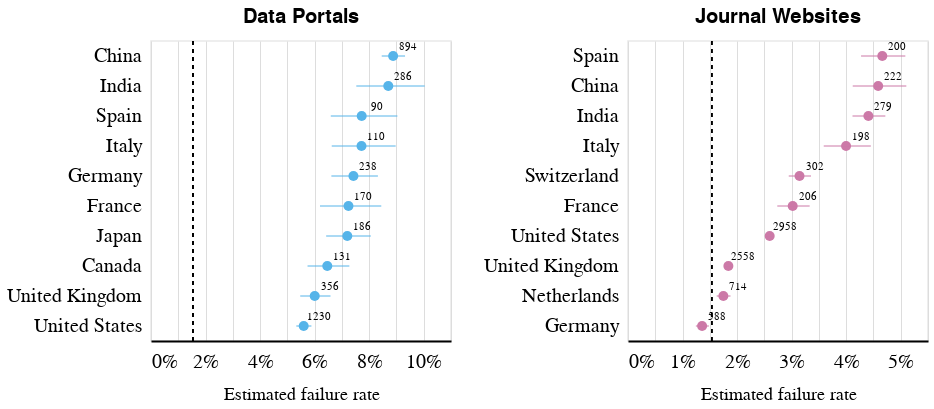

Notebook source saved alongside this figure:
### Code cell
base = alt.Chart(df_journal_continent_filtered).mark_circle(size=100, opacity=1).encode(
    alt.Y('country:N', title=None).sort(field="fail_rate_meta", op="max", order="descending"),
    alt.X('fail_rate_meta:Q', title='Estimated failure rate').axis(format='.0%'),
    alt.Color('web_type:N').scale(range=list(COLORS.values())).legend(None),
    # alt.Size('units:Q')
    # alt.Column('web_type:N')
).properties(
    height=300
)

error = base.mark_errorbar(

).encode(
    alt.X('ci_95L:Q', title='Estimated failure rate'),
    alt.X2('ci_95U:Q')
)

text = base.mark_text(
    dx=15,
    dy=-9
).encode(
    alt.Text('units'),
    color=alt.value('black')
)

gov = base.mark_rule(
    color='black',
    size=1,
    strokeDash=[4, 4]
).encode(
    alt.Y(),
    alt.X(f'baseline:Q', title='Estimated failure rate'),
    alt.Size(),
    alt.YOffset(),
    color=alt.value('black')
).transform_calculate(
    baseline=f"{GOV_EFR}"
)

plot = (base + error + text + gov)

plot = (
    plot.transform_filter("datum.web_type == 'Data Portals'").properties(title='Data Portals') |
    plot.transform_filter("datum.web_type == 'Journal Websites'").properties(title='Journal Websites')
)

# .facet(
#     alt.Column('web_type:N', title=None)
# ).resolve_scale(y='independent')

plot = apply_theme(plot)

plot

### Figure 1 — Vega-Lite specification as saved in the notebook (floating-point values rounded to 4 significant figures)
{"config": {"view": {"continuousWidth": 300, "continuousHeight": 300, "fill": "white", "stroke": "#E9E9E9", "strokeWidth": 1.5}, "axis": {"domainColor": "black", "domainWidth": 2, "labelFontSize": 20, "labelFontWeight": 400, "labelLimit": 1000, "labelPadding": 10, "tickColor": "white", "ticks": false, "titleFontSize": 18, "titleFontWeight": 400, "titlePadding": 14}, "axisX": {"labelAngle": 0}, "axisY": {"domain": false, "titleFontSize": 18}, "concat": {"spacing": 30}, "font": "Arial", "header": {"labelFontSize": 18, "labelFontWeight": 500, "labelOrient": "top", "titleFontSize": 20, "titleFontWeight": 600}, "legend": {"cornerRadius": 0, "fillColor": "white", "gradientLength": 50, "labelFontSize": 20, "labelFontWeight": 400, "orient": "right", "padding": 0, "strokeColor": "transparent", "symbolStrokeWidth": 2, "titleFontSize": 18, "titleFontWeight": 500, "titleOrient": "top"}, "point": {"size": 70}, "scale": {}, "title": {"align": "left", "anchor": "middle", "dy": -10, "fontSize": 20, "fontWeight": 600, "subtitleColor": "grey", "subtitleFontSize": 18, "subtitlePadding": 10}}, "hconcat": [{"layer": [{"mark": {"type": "circle", "opacity": 1, "size": 100}, "encoding": {"color": {"field": "web_type", "legend": null, "scale": {"range": ["#56B4E9", "#CC79A7", "#009E73"]}, "type": "nominal"}, "x": {"axis": {"format": ".0%"}, "field": "fail_rate_meta", "title": "Estimated failure rate", "type": "quantitative"}, "y": {"field": "country", "sort": {"field": "fail_rate_meta", "op": "max", "order": "descending"}, "title": null, "type": "nominal"}}}, {"mark": {"type": "errorbar"}, "encoding": {"color": {"field": "web_type", "legend": null, "scale": {"range": ["#56B4E9", "#CC79A7", "#009E73"]}, "type": "nominal"}, "x": {"field": "ci_95L", "title": "Estimated failure rate", "type": "quantitative"}, "x2": {"field": "ci_95U"}, "y": {"field": "country", "sort": {"field": "fail_rate_meta", "op": "max", "order": "descending"}, "title": null, "type": "nominal"}}}, {"mark": {"type": "text", "dx": 15, "dy": -9}, "encoding": {"color": {"value": "black"}, "text": {"field": "units", "type": "quantitative"}, "x": {"axis": {"format": ".0%"}, "field": "fail_rate_meta", "title": "Estimated failure rate", "type": "quantitative"}, "y": {"field": "country", "sort": {"field": "fail_rate_meta", "op": "max", "order": "descending"}, "title": null, "type": "nominal"}}}, {"mark": {"type": "rule", "color": "black", "size": 1, "strokeDash": [4, 4]}, "encoding": {"color": {"value": "black"}, "size": {}, "x": {"field": "baseline", "title": "Estimated failure rate", "type": "quantitative"}, "y": {}, "yOffset": {}}, "transform": [{"calculate": "0.015346", "as": "baseline"}]}], "height": 300, "title": "Data Portals", "transform": [{"filter": "datum.web_type == 'Data Portals'"}]}, {"layer": [{"mark": {"type": "circle", "opacity": 1, "size": 100}, "encoding": {"color": {"field": "web_type", "legend": null, "scale": {"range": ["#56B4E9", "#CC79A7", "#009E73"]}, "type": "nominal"}, "x": {"axis": {"format": ".0%"}, "field": "fail_rate_meta", "title": "Estimated failure rate", "type": "quantitative"}, "y": {"field": "country", "sort": {"field": "fail_rate_meta", "op": "max", "order": "descending"}, "title": null, "type": "nominal"}}}, {"mark": {"type": "errorbar"}, "encoding": {"color": {"field": "web_type", "legend": null, "scale": {"range": ["#56B4E9", "#CC79A7", "#009E73"]}, "type": "nominal"}, "x": {"field": "ci_95L", "title": "Estimated failure rate", "type": "quantitative"}, "x2": {"field": "ci_95U"}, "y": {"field": "country", "sort": {"field": "fail_rate_meta", "op": "max", "order": "descending"}, "title": null, "type": "nominal"}}}, {"mark": {"type": "text", "dx": 15, "dy": -9}, "encoding": {"color": {"value": "black"}, "text": {"field": "units", "type": "quantitative"}, "x": {"axis": {"format": ".0%"}, "field": "fail_rate_meta", "title": "Estimated failure rate", "type": "quantitative"}, "y": {"field": "country", "sort": {"field": "fail_rate_meta", "op": "max", "order": "descending"}, "title": null, "type": "nominal"}}}, {"mark": {"type": "rule", "color": "black", "size": 1, "strokeDash": [4, 4]}, "encoding": {"color": {"value": "black"}, "size": {}, "x": {"field": "baseline", "title": "Estimated failure rate", "type": "quantitative"}, "y": {}, "yOffset": {}}, "transform": [{"calculate": "0.015346", "as": "baseline"}]}], "height": 300, "title": "Journal Websites", "transform": [{"filter": "datum.web_type == 'Journal Websites'"}]}], "data": {"name": "data-d57b1316ac9e04e7afee6274de145737"}, "$schema": "https://vega.github.io/schema/vega-lite/v5.15.1.json", "datasets": {"data-d57b1316ac9e04e7afee6274de145737": [{"web_type": "Journal Websites", "continent": NaN, "country": "China", "publisher": "ALL", "fail_rate_meta": 0.04586, "se": 0.0572, "ci_95L": 0.0412, "ci_95U": 0.05103, "total_violations": 13431, "total_checks": 202079, "units": 222}, {"web_type": "Journal Websites", "continent": NaN, "country": "France", "publisher": "ALL", "fail_rate_meta": 0.0302, "se": 0.05162, "ci_95L": 0.02737, "ci_95U": 0.0333, "total_violations": 4139, "total_checks": 107387, "units": 206}, {"web_type": "Journal Websites", "continent": NaN, "country": "Germany", "publisher": "ALL", "fail_rate_meta": 0.01359, "se": 0.04541, "ci_95L": 0.01244, "ci_95U": 0.01483, "total_violations": 9177, "total_checks": 529796, "units": 588}, {"web_type": "Journal Websites", "continent": NaN, "country": "India", "publisher": "ALL", "fail_rate_meta": 0.04407, "se": 0.03645, "ci_95L": 0.04116, "ci_95U": 0.04718, "total_violations": 14738, "total_checks": 263617, "units": 279}, {"web_type": "Journal Websites", "continent": NaN, "country": "Italy", "publisher": "ALL", "fail_rate_meta": 0.03998, "se": 0.05732, "ci_95L": 0.03588, "ci_95U": 0.04452, "total_violations": 6736, "total_checks": 140968, "units": 198}, {"web_type": "Journal Websites", "continent": NaN, "country": "Netherlands", "publisher": "ALL", "fail_rate_meta": 0.01748, "se": 0.03753, "ci_95L": 0.01626, "ci_95U": 0.01879, "total_violations": 7861, "total_checks": 368039, "units": 714}, {"web_type": "Journal Websites", "continent": NaN, "country": "Spain", "publisher": "ALL", "fail_rate_meta": 0.04662, "se": 0.04654, "ci_95L": 0.04273, "ci_95U": 0.05085, "total_violations": 8325, "total_checks": 139738, "units": 200}, {"web_type": "Journal Websites", "continent": NaN, "country": "Switzerland", "publisher": "ALL", "fail_rate_meta": 0.03145, "se": 0.03417, "ci_95L": 0.02947, "ci_95U": 0.03355, "total_violations": 34009, "total_checks": 520312, "units": 302}, {"web_type": "Journal Websites", "continent": NaN, "country": "United Kingdom", "publisher": "ALL", "fail_rate_meta": 0.0184, "se": 0.02087, "ci_95L": 0.01768, "ci_95U": 0.01915, "total_violations": 41036, "total_checks": 1702472, "units": 2558}, {"web_type": "Journal Websites", "continent": NaN, "country": "United States", "publisher": "ALL", "fail_rate_meta": 0.02597, "se": 0.0155, "ci_95L": 0.02522, "ci_95U": 0.02675, "total_violations": 79790, "total_checks": 1891560, "units": 2958}, {"web_type": "Data Portals", "continent": NaN, "country": "Canada", "publisher": null, "fail_rate_meta": 0.06464, "se": 0.06456, "ci_95L": 0.0574, "ci_95U": 0.07273, "total_violations": 6052, "total_checks": 138919, "units": 131}, {"web_type": "Data Portals", "continent": NaN, "country": "China", "publisher": null, "fail_rate_meta": 0.08878, "se": 0.02696, "ci_95L": 0.08459, "ci_95U": 0.09315, "total_violations": 27342, "total_checks": 426684, "units": 894}, {"web_type": "Data Portals", "continent": NaN, "country": "France", "publisher": null, "fail_rate_meta": 0.0724, "se": 0.0851, "ci_95L": 0.06197, "ci_95U": 0.08444, "total_violations": 17833, "total_checks": 136915, "units": 170}, {"web_type": "Data Portals", "continent": NaN, "country": "Germany", "publisher": null, "fail_rate_meta": 0.07422, "se": 0.06324, "ci_95L": 0.06614, "ci_95U": 0.0832, "total_violations": 8458, "total_checks": 244371, "units": 238}, {"web_type": "Data Portals", "continent": NaN, "country": "India", "publisher": null, "fail_rate_meta": 0.08701, "se": 0.08036, "ci_95L": 0.07528, "ci_95U": 0.1004, "total_violations": 10061, "total_checks": 155171, "units": 286}, {"web_type": "Data Portals", "continent": NaN, "country": "Italy", "publisher": null, "fail_rate_meta": 0.07718, "se": 0.08372, "ci_95L": 0.06627, "ci_95U": 0.08971, "total_violations": 2376, "total_checks": 46536, "units": 110}, {"web_type": "Data Portals", "continent": NaN, "country": "Japan", "publisher": null, "fail_rate_meta": 0.07198, "se": 0.06237, "ci_95L": 0.06423, "ci_95U": 0.08058, "total_violations": 4901, "total_checks": 95187, "units": 186}, {"web_type": "Data Portals", "continent": NaN, "country": "Spain", "publisher": null, "fail_rate_meta": 0.07725, "se": 0.0872, "ci_95L": 0.06591, "ci_95U": 0.09035, "total_violations": 2480, "total_checks": 44999, "units": 90}, {"web_type": "Data Portals", "continent": NaN, "country": "United Kingdom", "publisher": null, "fail_rate_meta": 0.06003, "se": 0.05011, "ci_95L": 0.05472, "ci_95U": 0.06582, "total_violations": 12776, "total_checks": 248454, "units": 356}, {"web_type": "Data Portals", "continent": NaN, "country": "United States", "publisher": null, "fail_rate_meta": 0.05599, "se": 0.02671, "ci_95L": 0.05328, "ci_95U": 0.05882, "total_violations": 50127, "total_checks": 1032744, "units": 1230}]}}
